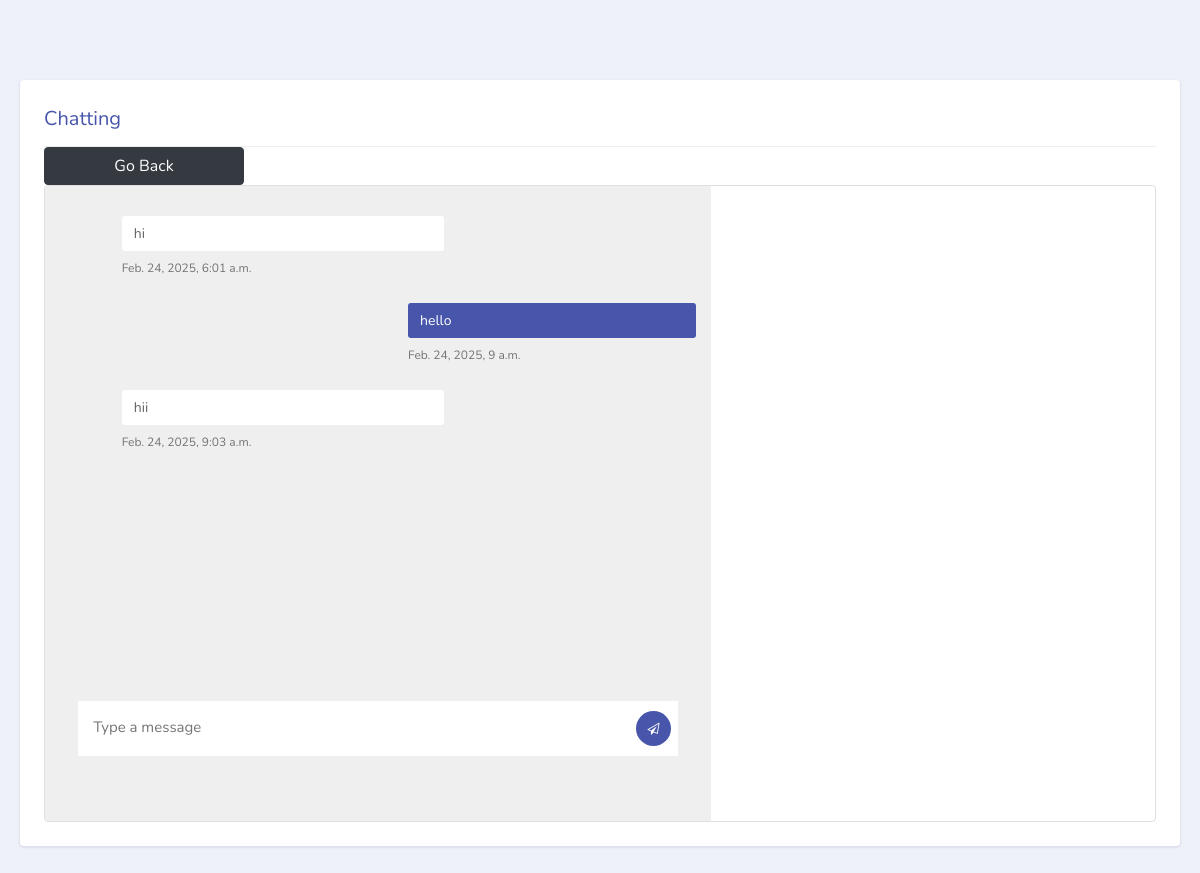
Screenshot of /adminChat?id=7&url=adminchats with the database file from the repository.
### cApp/models.py (models this page shows)
class ChatAdmin(models.Model):
    date = models.DateTimeField(auto_now_add=True)
    users = models.ForeignKey(Users, on_delete=models.CASCADE, null=True)
    message = models.CharField(max_length=200)
    sender = models.CharField(max_length=20)

### cApp/views.py (the view)
# urls.py: path('adminChat', views.adminChat),
def adminChat(request):
    uid = request.GET["id"]
    url = request.GET['url']
    us = Users.objects.get(id=uid)
    if request.method == "POST":
        msg = request.POST['msg']
        db = ChatAdmin.objects.create(users=us, message=msg, sender='Admin')
        db.save()
    messages = ChatAdmin.objects.filter(users__id=uid)
    return render(request, "adminChat.html", {"messages":messages, "url":url})

### templates/adminChat.html (shortened to what this page needs)
<body>
  <head>
    <link rel="stylesheet" href="/static/chat/css/style-starter.css" />
  </head>
  <div class="container-fluid content-top-gap">
    <div class="data-tables">
      <div class="row">
        <div class="col-lg-12 chart-grid mb-4">
          <div class="card card_border p-4">
            <div class="card-header chart-grid__header pl-0 pt-0">Chatting</div>
            <a href="/{{ url }}" class="btn btn-dark" style="display: inline; width: 200px;">Go Back</a>
            <div class="messaging">
              <div class="inbox_msg">
                <div class="mesgs">
                  {% if messages %}
                    <div class="msg_history">
                      {% for message in messages %}
                        {% if message.sender != 'Admin' %}
                          <div class="incoming_msg">
                            <div class="received_msg">
                              <div class="received_withd_msg">
                                <p>{{ message.message }}</p>
                                <span class="time_date">{{ message.date|slice:'10:19' }}</span>
                              </div>
                            </div>
                          </div>
                        {% else %}
                          <div class="outgoing_msg">
                            <div class="sent_msg">
                              <p>{{ message.message }}</p>
                              <span class="time_date">{{ message.date|slice:'10:19' }}</span>
                            </div>
                          </div>
                        {% endif %}
                      {% endfor %}
                    </div>
                  {% endif %}
                  <div class="type_msg">
                    <div class="input_msg_write">
                      <form method="post">
                        <input type="text" name="msg" class="write_msg" placeholder="Type a message" />
                        <button type="submit" class="msg_send_btn" type="button"><i class="fa fa-paper-plane-o" aria-hidden="true"></i></button>
                        <p>&nbsp;</p>
                      </form>
                    </div>
                    <br />
                  </div>
                </div>
              </div>
            </div>
          </div>
        </div>
      </div>
    </div>
  </div>
</body>

### templates/adminChat.html (style rules this page uses)
body { margin: 0; }

### rows the page displays
ChatAdmin: message "hi", date "Feb. 24, 2025, 6:01 a.m."
ChatAdmin: message "hello", date "Feb. 24, 2025, 9 a.m."
ChatAdmin: message "hii", date "Feb. 24, 2025, 9:03 a.m."
